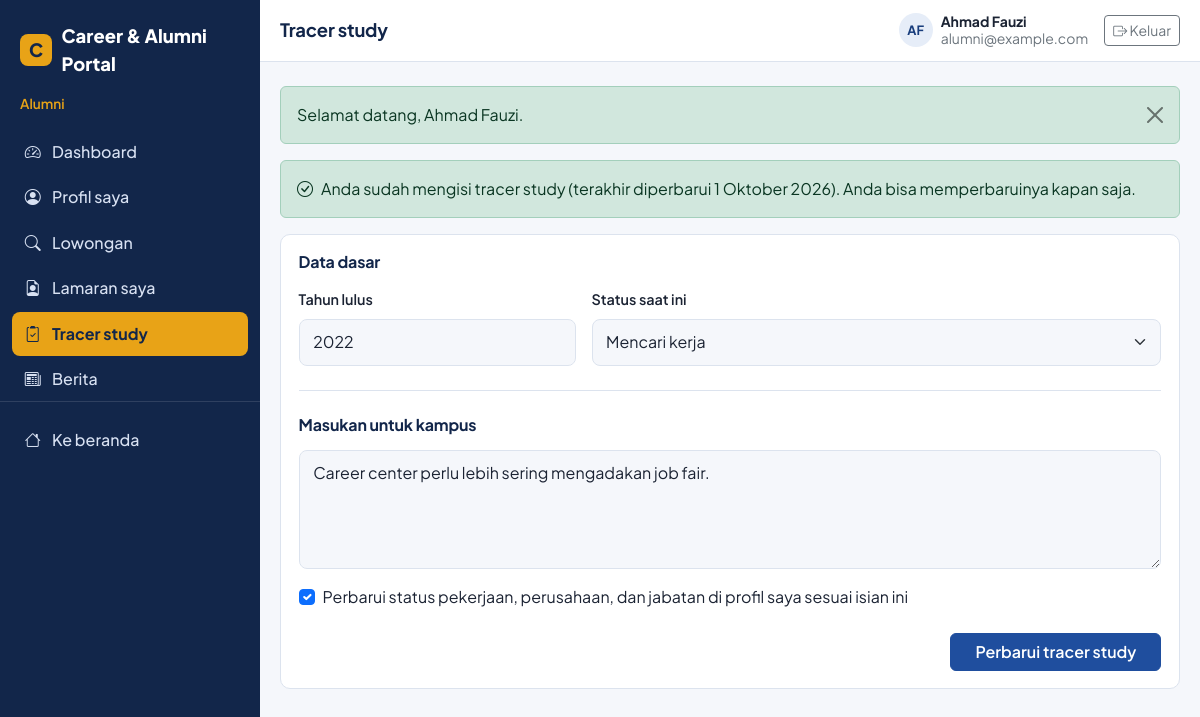
The app's page /tracer.php (signed in) with its own data.
### tables this page shows
CREATE TABLE alumni (
  id INT UNSIGNED AUTO_INCREMENT PRIMARY KEY,
  user_id INT UNSIGNED NOT NULL UNIQUE,
  full_name VARCHAR(150) NOT NULL,
  nim VARCHAR(30) NULL UNIQUE,
  phone VARCHAR(20) NULL,
  graduation_year YEAR NULL,
  study_program VARCHAR(100) NULL,
  faculty VARCHAR(100) NULL,
  address TEXT NULL,
  photo VARCHAR(255) NULL,
  employment_status ENUM('bekerja','wirausaha','studi_lanjut','mencari_kerja') NULL,
  company_name VARCHAR(150) NULL,
  position VARCHAR(100) NULL,
  linkedin VARCHAR(255) NULL,
  bio TEXT NULL,
  verification_status ENUM('pending','verified','rejected') NOT NULL DEFAULT 'pending',
  created_at TIMESTAMP NOT NULL DEFAULT CURRENT_TIMESTAMP,
  updated_at TIMESTAMP NOT NULL DEFAULT CURRENT_TIMESTAMP ON UPDATE CURRENT_TIMESTAMP,
  CONSTRAINT fk_alumni_user FOREIGN KEY (user_id) REFERENCES users(id) ON DELETE CASCADE,
  INDEX idx_alumni_year (graduation_year),
  INDEX idx_alumni_verif (verification_status)
);

CREATE TABLE tracer_studies (
  id INT UNSIGNED AUTO_INCREMENT PRIMARY KEY,
  alumni_id INT UNSIGNED NOT NULL,
  graduation_year YEAR NOT NULL,
  employment_status ENUM('bekerja','wirausaha','studi_lanjut','mencari_kerja') NOT NULL,
  company_name VARCHAR(150) NULL,
  position VARCHAR(100) NULL,
  job_field VARCHAR(100) NULL,
  waiting_time ENUM('sebelum_lulus','0-3_bulan','3-6_bulan','6-12_bulan','lebih_12_bulan') NULL,
  salary_range ENUM('<3jt','3-5jt','5-8jt','8-12jt','>12jt') NULL,
  job_relevance ENUM('sangat_sesuai','sesuai','kurang_sesuai','tidak_sesuai') NULL,
  feedback TEXT NULL,
  created_at TIMESTAMP NOT NULL DEFAULT CURRENT_TIMESTAMP,
  updated_at TIMESTAMP NOT NULL DEFAULT CURRENT_TIMESTAMP ON UPDATE CURRENT_TIMESTAMP,
  CONSTRAINT fk_tracer_alumni FOREIGN KEY (alumni_id) REFERENCES alumni(id) ON DELETE CASCADE,
  UNIQUE KEY uq_tracer_alumni (alumni_id),
  INDEX idx_tracer_status (employment_status)
);

### config/auth.php (called while the page is built, shortened)
<?php
require_once __DIR__ . '/database.php';
require_once __DIR__ . '/helpers.php';
function is_logged_in(): bool
{
    return isset($_SESSION['user']['id']);
}
function current_user(): ?array
{
    return $_SESSION['user'] ?? null;
}
function current_alumni_id(): ?int
{
    $stmt = db()->prepare('SELECT id FROM alumni WHERE user_id = ?');
    $stmt->execute([$_SESSION['user']['id']]);
    $id = $stmt->fetchColumn();
    return $id ? (int) $id : null;
}

### config/database.php (called while the page is built, shortened)
<?php
function db(): PDO
{
    static $pdo = null;
    if ($pdo === null) {
        $dsn = 'mysql:host=' . DB_HOST . ';dbname=' . DB_NAME . ';charset=' . DB_CHARSET;
        try {
            $pdo = new PDO($dsn, DB_USER, DB_PASS, [
                PDO::ATTR_ERRMODE            => PDO::ERRMODE_EXCEPTION,
                PDO::ATTR_DEFAULT_FETCH_MODE => PDO::FETCH_ASSOC,
                PDO::ATTR_EMULATE_PREPARES   => false,
            ]);
        } catch (PDOException $e) {
            error_log('DB connection failed: ' . $e->getMessage());
            http_response_code(500);
            exit('Koneksi database gagal. Pastikan MySQL di XAMPP sudah berjalan, database sudah diimport, dan config/database.php sudah benar.');
        }
    }
    return $pdo;
}
function db_one(string $sql, array $params = []): ?array
{
    $stmt = db()->prepare($sql);
    $stmt->execute($params);
    $row = $stmt->fetch();
    return $row === false ? null : $row;
}

### tracer.php (the view, shortened to what this page needs)
<?php
require_once __DIR__ . '/../config/auth.php';
require_once __DIR__ . '/../config/tracer.php';
$alumniId = (int) current_alumni_id();
$alumni   = db_one('SELECT * FROM alumni WHERE id = ?', [$alumniId]) ?? [];
$existing = db_one('SELECT * FROM tracer_studies WHERE alumni_id = ?', [$alumniId]);
$t = $_SERVER['REQUEST_METHOD'] === 'POST' ? $_POST
   : ($existing ?: [
        'graduation_year'   => $alumni['graduation_year'] ?? '',
        'employment_status' => $alumni['employment_status'] ?? '',
        'company_name'      => $alumni['company_name'] ?? '',
        'position'          => $alumni['position'] ?? '',
    ]);
$fv = fn(string $k) => e($t[$k] ?? '');
$syncChecked = $_SERVER['REQUEST_METHOD'] === 'POST' ? isset($_POST['sync_profile']) : true;
$pageTitle    = 'Tracer study';
$activeMenu   = 'alumni/tracer.php';
include __DIR__ . '/../components/head.php';
include __DIR__ . '/../components/sidebar.php';
?>
<?php if ($existing): ?>
  <div class="alert alert-success d-flex align-items-center gap-2" role="alert">
    <i class="bi bi-check-circle"></i>
    <div>Anda sudah mengisi tracer study (terakhir diperbarui <?= e(date_id($existing['updated_at'])) ?>). Anda bisa memperbaruinya kapan saja.</div>
  </div>
<?php else: ?>
  <p class="text-secondary">Isian ini membantu kampus mengetahui perjalanan karier alumni dan memperbaiki kurikulum. Mengisi hanya membutuhkan sekitar 3 menit.</p>
<?php endif; ?>
<form method="post" novalidate>
  <div class="panel"><div class="panel-body">
    <section class="form-section">
      <h2>Data dasar</h2>
      <div class="row g-3">
        <div class="col-md-4">
          <label for="graduation_year" class="form-label">Tahun lulus</label>
          <input type="number" class="form-control" id="graduation_year" name="graduation_year" value="<?= $fv('graduation_year') ?>" min="1990" max="<?= (int) date('Y') + 1 ?>" required>
        </div>
        <div class="col-md-8">
          <label for="employment_status" class="form-label">Status saat ini</label>
          <select class="form-select" id="employment_status" name="employment_status" required>
            <?php foreach (TRACER_STATUS_LABELS as $k => $lbl): ?>
              <option value="<?= e($k) ?>" <?= ($t['employment_status'] ?? '') === $k ? 'selected' : '' ?>><?= e($lbl) ?></option>
            <?php endforeach; ?>
          </select>
        </div>
      </div>
    </section>
    <section class="form-section">
      <h2>Masukan untuk kampus</h2>
      <textarea class="form-control" id="feedback" name="feedback" rows="4" maxlength="2000" placeholder="Apa yang perlu ditingkatkan dari kurikulum, fasilitas, atau layanan career center?"><?= $fv('feedback') ?></textarea>
    </section>
    <div class="form-check mt-3">
      <input class="form-check-input" type="checkbox" id="sync_profile" name="sync_profile" value="1" <?= $syncChecked ? 'checked' : '' ?>>
      <label class="form-check-label" for="sync_profile">Perbarui status pekerjaan, perusahaan, dan jabatan di profil saya sesuai isian ini</label>
    </div>
    <div class="d-flex justify-content-end mt-4">
      <button type="submit" class="btn btn-primary px-4"><?= $existing ? 'Perbarui tracer study' : 'Kirim tracer study' ?></button>
    </div>
  </div></div>
</form>
<?php include __DIR__ . '/../components/dash_end.php'; ?>

### components/sidebar.php (shortened to what this page needs)
<?php
$sbUser = current_user();
$sbRole = $sbUser['role'];
$activeMenu = $activeMenu ?? '';
$allMenus = [
    'admin' => [
        ['Dashboard',      'admin/dashboard.php',          'speedometer2'],
        ['Alumni',         'admin/alumni/index.php',       'mortarboard'],
        ['Perusahaan',     'admin/companies/index.php',    'buildings'],
        ['Lowongan',       'admin/jobs/index.php',         'briefcase'],
        ['Lamaran',        'admin/applications/index.php', 'file-earmark-person'],
        ['Tracer study',   'admin/tracer/index.php',       'bar-chart-line'],
        ['Berita',         'admin/news/index.php',         'newspaper'],
    ],
    'alumni' => [
        ['Dashboard',      'alumni/dashboard.php',         'speedometer2'],
        ['Profil saya',    'alumni/profile.php',           'person-circle'],
        ['Lowongan',       'alumni/jobs.php',              'search'],
        ['Lamaran saya',   'alumni/applications.php',      'file-earmark-person'],
        ['Tracer study',   'alumni/tracer.php',            'clipboard2-check'],
        ['Berita',         'alumni/news.php',              'newspaper'],
    ],
    'company' => [
        ['Dashboard',         'company/dashboard.php',     'speedometer2'],
        ['Profil perusahaan', 'company/profile.php',       'building'],
        ['Lowongan saya',     'company/jobs.php',          'briefcase'],
        ['Buat lowongan',     'company/create-job.php',    'plus-circle'],
        ['Pelamar',           'company/applicants.php',    'people'],
    ],
];
$menuItems  = $allMenus[$sbRole] ?? [];
$roleLabels = ['admin' => 'Admin', 'alumni' => 'Alumni', 'company' => 'Perusahaan'];
?>
<div class="dash-shell">
  <div class="dash-side-wrap">
  <aside class="offcanvas-lg offcanvas-start dash-sidebar" tabindex="-1" id="sidebarMenu" aria-label="Menu utama">
    <div class="offcanvas-body flex-column p-0">
      <a class="auth-brand dash-brand d-none d-lg-inline-flex" href="<?= e(url('index.php')) ?>"><span class="brand-mark">C</span> <?= e(APP_NAME) ?></a>
      <div class="dash-role"><?= e($roleLabels[$sbRole] ?? '') ?></div>
      <nav class="dash-nav">
        <?php foreach ($menuItems as [$label, $path, $icon]): ?>
          <?php if (is_file(__DIR__ . '/../' . $path)): ?>
            <a class="dash-link<?= $activeMenu === $path ? ' active' : '' ?>" href="<?= e(url($path)) ?>"<?= $activeMenu === $path ? ' aria-current="page"' : '' ?>>
              <i class="bi bi-<?= e($icon) ?>"></i> <?= e($label) ?>
            </a>
          <?php else: ?>
            <span class="dash-link disabled" aria-disabled="true" title="Dibuat pada tahap berikutnya">
              <i class="bi bi-<?= e($icon) ?>"></i> <?= e($label) ?> <small>segera</small>
            </span>
          <?php endif; ?>
        <?php endforeach; ?>
      </nav>
      <div class="dash-side-foot">
        <a class="dash-link" href="<?= e(url('index.php')) ?>"><i class="bi bi-house"></i> Ke beranda</a>
      </div>
    </div>
  </aside>
  </div>
  <div class="dash-main">
    <header class="dash-topbar">
      <h1 class="dash-title"><?= e($pageTitle ?? '') ?></h1>
      <div class="ms-auto d-flex align-items-center gap-3">
        <div class="d-none d-sm-flex align-items-center gap-2">
          <span class="avatar-box avatar-sm"><?= e(initials($sbUser['name'])) ?></span>
          <span class="small lh-sm"><strong class="d-block"><?= e($sbUser['name']) ?></strong><span class="text-secondary"><?= e($sbUser['email']) ?></span></span>
        </div>
        <form method="post" action="<?= e(url('auth/logout.php')) ?>" class="m-0">
          <button type="submit" class="btn btn-outline-secondary btn-sm"><i class="bi bi-box-arrow-right"></i> Keluar</button>
        </form>
      </div>
    </header>
    <main class="dash-content">
      <?= render_flashes() ?>

### assets/css/style.css (style rules this page uses)
:root { --navy: #12264a; --blue: #1f4e9e; --blue-dark: #183d7c; --gold: #e8a317; --surface: #f5f7fb; --card: #ffffff; --line: #dce3ee; --ink: #1b2333; --muted: #5b6577; --success: #1e8e5a; --danger: #c0392b; --radius: 10px; --bs-primary: var(--blue); --bs-body-font-family: 'Plus Jakarta Sans', system-ui, -apple-system, 'Segoe UI', sans-serif; --bs-body-color: var(--ink); --bs-body-bg: var(--surface); }
body { font-family: var(--bs-body-font-family); color: var(--ink); background: var(--surface); }
h1, h2, h3, h4, h5 { color: var(--navy); font-weight: 700; letter-spacing: -0.01em; }
a { color: var(--blue); }
.btn-primary { --bs-btn-bg: var(--blue); --bs-btn-border-color: var(--blue); --bs-btn-hover-bg: var(--blue-dark); --bs-btn-hover-border-color: var(--blue-dark); --bs-btn-active-bg: var(--blue-dark); --bs-btn-active-border-color: var(--blue-dark); font-weight: 600; }
.form-control, .form-select { border-color: var(--line); border-radius: 8px; padding: .65rem .85rem; }
.form-label { font-weight: 600; font-size: .9rem; }
.auth-brand { color: #fff; font-weight: 800; font-size: 1.15rem; text-decoration: none; display: inline-flex; align-items: center; gap: .6rem; }
.brand-mark { width: 32px; height: 32px; border-radius: 8px; background: var(--gold); color: var(--navy); display: inline-grid; place-items: center; font-weight: 800; flex: none; }
.avatar-box { width: 44px; height: 44px; border-radius: 10px; background: #e6edf8; color: var(--blue-dark); display: grid; place-items: center; font-weight: 700; flex: none; }
.avatar-sm { width: 34px; height: 34px; font-size: .8rem; border-radius: 50%; }
.dash-shell { display: flex; min-height: 100vh; }
.dash-sidebar { --bs-offcanvas-width: 260px; --bs-offcanvas-bg: var(--navy); --bs-offcanvas-color: #d8e1f2; }
.dash-brand { padding: 1.4rem 1.25rem 1rem; }
.dash-role { padding: 0 1.25rem 1rem; font-size: .85rem; color: var(--gold); font-weight: 600; }
.dash-nav { display: flex; flex-direction: column; gap: .15rem; padding: 0 .75rem; }
.dash-link { display: flex; align-items: center; gap: .7rem; padding: .6rem .8rem; border-radius: 8px; color: #d8e1f2; text-decoration: none; font-weight: 500; }
.dash-link.active { background: var(--gold); color: var(--navy); font-weight: 700; }
.dash-side-foot { margin-top: auto; padding: 1rem .75rem; border-top: 1px solid rgba(255,255,255,.12); }
@media (min-width: 992px) { .dash-side-wrap { flex: 0 0 260px; background: var(--navy); color: #d8e1f2; position: sticky; top: 0; height: 100vh; overflow-y: auto; display: flex; flex-direction: column; } }
@media (min-width: 992px) { .dash-sidebar { flex: 1 1 auto; } }
@media (min-width: 992px) { .dash-sidebar .offcanvas-body { flex: 1 1 auto; } }
.dash-main { flex: 1; min-width: 0; }
.dash-topbar { display: flex; align-items: center; gap: .75rem; padding: .8rem 1.25rem; background: #fff; border-bottom: 1px solid var(--line); position: sticky; top: 0; z-index: 10; }
.dash-title { font-size: 1.15rem; margin: 0; }
.dash-content { padding: 1.5rem 1.25rem 3rem; max-width: 1200px; }
.panel { background: #fff; border: 1px solid var(--line); border-radius: var(--radius); }
.panel-body { padding: 1.1rem; }
.form-section + .form-section { margin-top: 1.5rem; padding-top: 1.5rem; border-top: 1px solid var(--line); }
.form-section h2 { font-size: 1rem; margin-bottom: 1rem; }

### records on screen
alumni: full_name "AF", full_name "Ahmad Fauzi"
tracer_studies: updated_at "1 Oktober 2026", graduation_year "2022", employment_status "Mencari kerja", feedback "Career center perlu lebih sering mengadakan job fair."

### other values on screen
APP_NAME "Career & Alumni Portal"
$roleLabels[$sbRole] "Alumni"
$label "Dashboard"
$label "Profil saya"
$label "Lowongan"
$label "Lamaran saya"
$label "Tracer study"
$label "Berita"
$pageTitle "Tracer study"
$sbUser['email'] "alumni@example.com"
$f['message'] "Selamat datang, Ahmad Fauzi."
